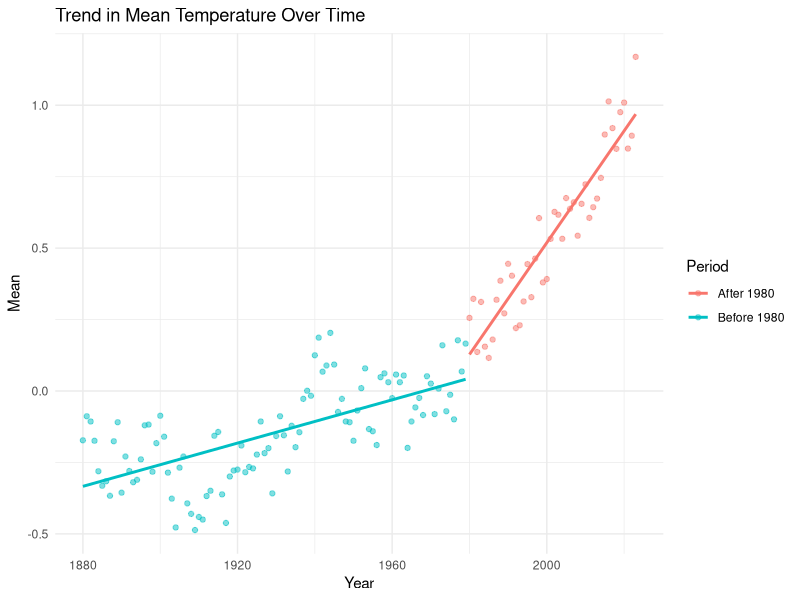

Recreate this plot in R.
library(dplyr)
pdf("projects/climate_change/result/climate_trend.pdf")
climate_df <- read.csv("data/climate_change/climate_change_cleaned.csv")

climate_df <- climate_df |>
    mutate(
        period = ifelse(Year < 1980, "Before 1980", "After 1980")
    )

model_all <- lm(Mean ~ Year, data = climate_df)
summary(model_all)

model_period <- lm(Mean ~ Year * period, data = climate_df)
summary(model_period)

library(ggplot2)

ggplot(climate_df, aes(x = Year, y = Mean, color = period)) +
    geom_point(alpha = 0.5) +
    geom_smooth(method = "lm", se = FALSE) +
    labs(
        title = "Trend in Mean Temperature Over Time",
        color = "Period"
    ) +
    theme_minimal()

dev.off()
